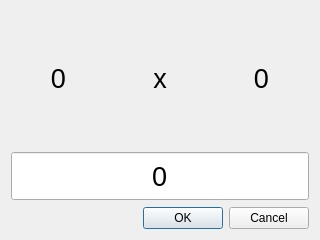
<?xml version="1.0" encoding="UTF-8"?>
<ui version="4.0">
 <class>Dialog</class>
 <widget class="QDialog" name="Dialog">
  <property name="geometry">
   <rect>
    <x>0</x>
    <y>0</y>
    <width>320</width>
    <height>240</height>
   </rect>
  </property>
  <property name="windowTitle">
   <string>Dialog</string>
  </property>
  <layout class="QGridLayout" name="gridLayout_2">
   <item row="0" column="0">
    <layout class="QGridLayout" name="gridLayout">
     <item row="0" column="0">
      <layout class="QHBoxLayout" name="horizontalLayout">
       <item>
        <widget class="QLabel" name="label_2">
         <property name="font">
          <font>
           <pointsize>20</pointsize>
          </font>
         </property>
         <property name="text">
          <string>0</string>
         </property>
         <property name="alignment">
          <set>Qt::AlignCenter</set>
         </property>
        </widget>
       </item>
       <item>
        <widget class="QLabel" name="label">
         <property name="font">
          <font>
           <pointsize>20</pointsize>
          </font>
         </property>
         <property name="text">
          <string>x</string>
         </property>
         <property name="alignment">
          <set>Qt::AlignCenter</set>
         </property>
        </widget>
       </item>
       <item>
        <widget class="QLabel" name="label_3">
         <property name="font">
          <font>
           <pointsize>20</pointsize>
          </font>
         </property>
         <property name="text">
          <string>0</string>
         </property>
         <property name="alignment">
          <set>Qt::AlignCenter</set>
         </property>
        </widget>
       </item>
      </layout>
     </item>
     <item row="1" column="0">
      <widget class="QSpinBox" name="spinBox">
       <property name="minimumSize">
        <size>
         <width>0</width>
         <height>50</height>
        </size>
       </property>
       <property name="font">
        <font>
         <pointsize>20</pointsize>
        </font>
       </property>
       <property name="alignment">
        <set>Qt::AlignCenter</set>
       </property>
       <property name="buttonSymbols">
        <enum>QAbstractSpinBox::NoButtons</enum>
       </property>
       <property name="value">
        <number>0</number>
       </property>
      </widget>
     </item>
    </layout>
   </item>
   <item row="1" column="0">
    <widget class="QDialogButtonBox" name="buttonBox">
     <property name="orientation">
      <enum>Qt::Horizontal</enum>
     </property>
     <property name="standardButtons">
      <set>QDialogButtonBox::Cancel|QDialogButtonBox::Ok</set>
     </property>
    </widget>
   </item>
  </layout>
 </widget>
 <resources/>
 <connections>
  <connection>
   <sender>buttonBox</sender>
   <signal>accepted()</signal>
   <receiver>Dialog</receiver>
   <slot>accept()</slot>
   <hints>
    <hint type="sourcelabel">
     <x>248</x>
     <y>254</y>
    </hint>
    <hint type="destinationlabel">
     <x>157</x>
     <y>274</y>
    </hint>
   </hints>
  </connection>
  <connection>
   <sender>buttonBox</sender>
   <signal>rejected()</signal>
   <receiver>Dialog</receiver>
   <slot>reject()</slot>
   <hints>
    <hint type="sourcelabel">
     <x>316</x>
     <y>260</y>
    </hint>
    <hint type="destinationlabel">
     <x>286</x>
     <y>274</y>
    </hint>
   </hints>
  </connection>
 </connections>
</ui>
